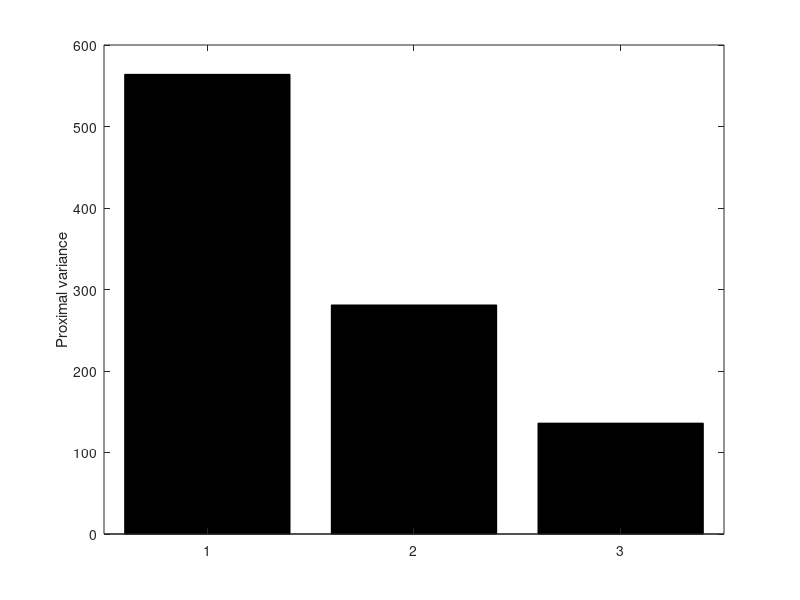

This chart was generated by the following MATLAB code:
v= [ 564 281 136]';% put variance figures in one condition at a time i.e all con1's then all con2's

bar1=bar(v, 'grouped', 'k');
ylabel('5% 10% 20%'); % y-axis label
ylabel('Proximal variance'); % y-axis label
